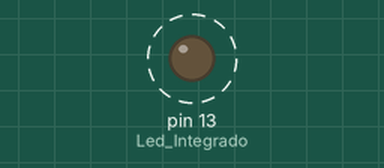
The sketch below on a simulated Arduino Uno, built with avr-gcc and run on an emulated ATmega328P. On the bench: output pins drawn as LEDs (lit = HIGH). Dashed ring = blinking.

Above: at 1.5 s.
Timing chart, 0 to 5.6 s (numbered marks = the images above):
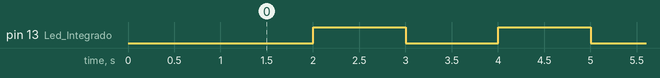

The sketch:

Led13.ino
```cpp
int Led_Integrado = 13;

void setup()
{
  pinMode(Led_Integrado, OUTPUT);
  delay(1000);
  digitalWrite(Led_Integrado, LOW);
}

void loop()
{
  delay(1000);
  digitalWrite(Led_Integrado, HIGH);
  delay(1000);
  digitalWrite(Led_Integrado, LOW);
}
```

Measured:
- by itself, pin 13 (Led_Integrado): alternates HIGH for 1.0 s and LOW for 1.0 s
